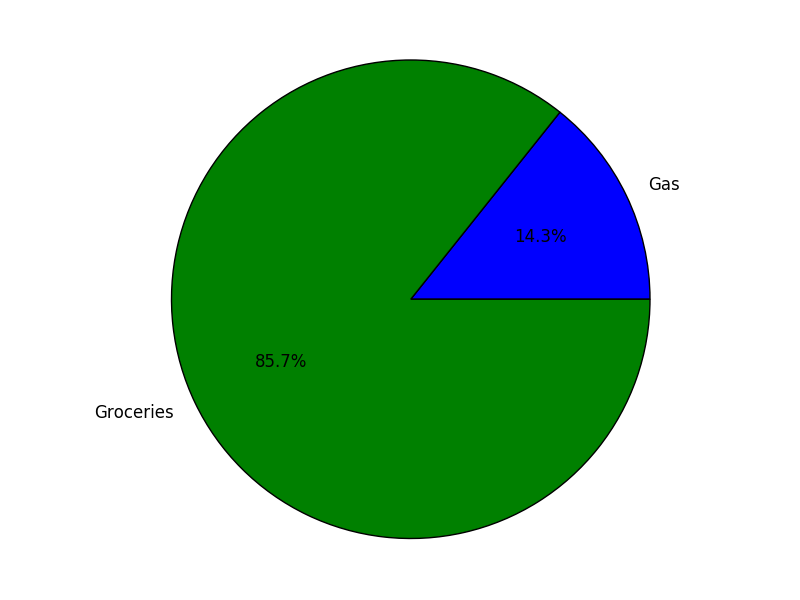

Python code for this plot:
""" Visualizing my Expenses """

import matplotlib.pyplot as plt

def draw_chart(labels, values):
    plt.pie(values, labels=labels, autopct='%1.1f%%')
    plt.axis('equal')
    plt.savefig('expenses.png')
    plt.show()

if __name__ == '__main__':
    categories = int(input('Enter number of categories: '))
    labels = []
    values = []
    while categories > 0:
        label = input('Enter category: ')
        labels.append(label)
        value = float(input('Expenditure: '))
        values.append(value)
        categories = categories - 1
    draw_chart(labels, values)
